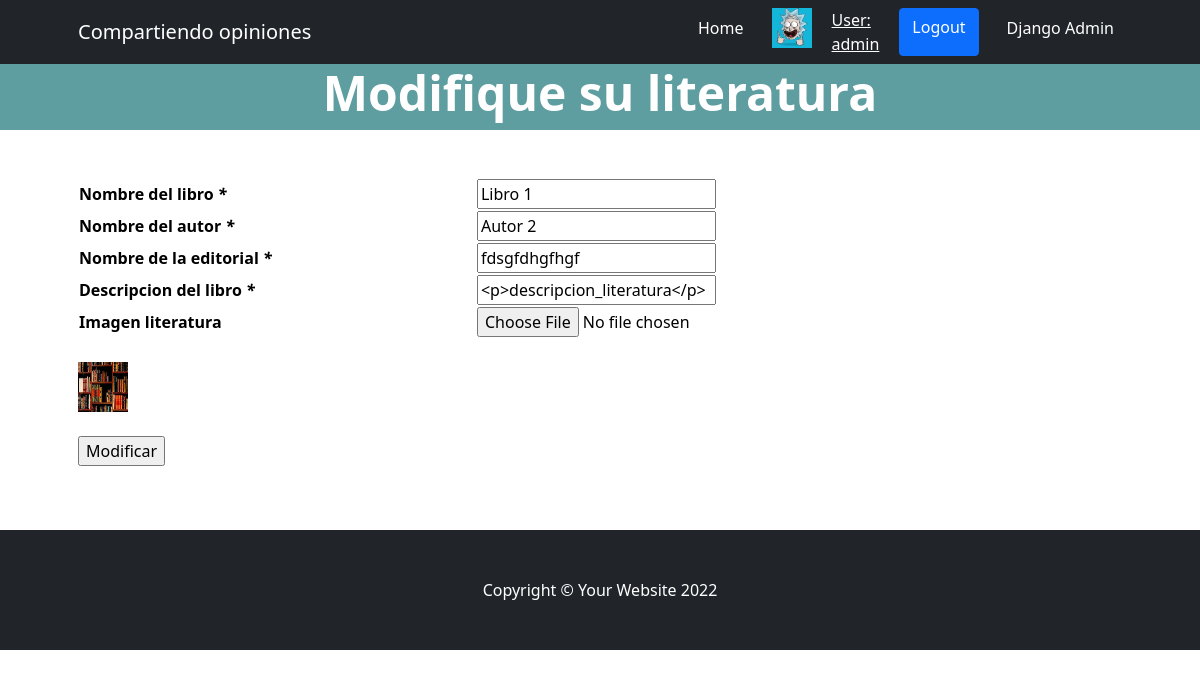
Screenshot of /TPFinal/Literatura/Modificar/1 (signed in) with the database file from the repository.
### UserCoder/models.py (models this page shows)
class Avatar(models.Model):
    user = models.OneToOneField(User, on_delete=models.CASCADE) # Delete profile when user is deleted
    avatar = models.ImageField(upload_to='avatares', null=True, blank=True)

### AppTPFinal/models.py (models this page shows, shortened)
class Literatura(models.Model):
    id_literatura = models.AutoField(primary_key=True)
    nombre_literatura = models.CharField(max_length=50)
    autor_literatura = models.CharField(max_length=50)
    editorial_literatura = models.CharField(max_length=50)
    descripcion_literatura = RichTextField(blank=True, null=True)
    username_literatura = models.CharField(max_length=50)
    fecha_creacion_literatura = models.DateTimeField(auto_now_add=True)

class ImagenLiteratura(models.Model):
    id_literatura = models.OneToOneField(Literatura, on_delete=models.CASCADE)
    imglit = models.ImageField(upload_to='literatura', null=True, blank=True)

### AppTPFinal/views.py (the view, shortened to what this page needs)
# urls.py: path('Literatura/Modificar/<int:id_literatura>', literatura_modificar, name='TPFinalLiteraturaModificar'),
@login_required()
def literatura_modificar(request, id_literatura):
    lit = Literatura.objects.get(id_literatura=id_literatura)
    literatura_form = Literatura_Form(initial={
        'nombre_literatura': lit.nombre_literatura,
        'autor_literatura': lit.autor_literatura,
        'editorial_literatura': lit.editorial_literatura,
        'descripcion_literatura': lit.descripcion_literatura,
        'username_literatura': lit.username_literatura
    }
    )
    contexto = {
        'formulariocargarliteratura': literatura_form,
        'literatura': lit,
    }
    return render(request, 'AppCoder/literatura/literaturamodificar.html', contexto)

### AppTPFinal/forms.py
class Literatura_Form(forms.Form):
    nombre_literatura = forms.CharField(max_length=50)
    autor_literatura = forms.CharField(max_length=50)
    editorial_literatura = forms.CharField(max_length=50)
    descripcion_literatura = forms.CharField(widget=CKEditorWidget())
    imglit = forms.ImageField(required=False)

### templates/AppCoder/literatura/literaturamodificar.html (shortened to what this page needs)
{% extends "index.html" %}
{% block bodytitleoptions %}
{% if user.is_authenticated %}
<a class="btn btn-primary" href="{% url 'UserCoderLogOut' %}"> Logout </a>
{% endif %}
{% endblock %}
{% block bodyheader %}
<h1 class="display-5 fw-bolder text-white mb-2">Modifique su literatura</h1>
{% endblock %}
{% block bodyoptions %}
<section>
    <div class="datos-usuario">
        <div class="container px-5 my-5">
            <div class="row gx-5">
                <form class="bodyoptionstittle" action="" method="post" enctype="multipart/form-data" novalidate>
                    <table style="width:100%">
                        {% for field in formulariocargarliteratura %}
                        <tr>
                            {% if field.label == "Nombre literatura" %}
                            <th>Nombre del libro <em>*</em></th>
                            {% endif %}
                            {% if field.label == "Autor literatura" %}
                            <th>Nombre del autor <em>*</em></th>
                            {% endif %}
                            {% if field.label == "Editorial literatura" %}
                            <th>Nombre de la editorial <em>*</em></th>
                            {% endif %}
                            {% if field.label == "Descripcion literatura" %}
                            <th>Descripcion del libro <em>*</em></th>
                            {% endif %}
                            {% if field.label == "Imglit" %}
                            <th>Imagen literatura</th>
                            {% endif %}
                            <th>{{ field }}</th>
                            <th>{{ field.media }}</th>
                        </tr>
                        {% endfor %}
                    </table>
                    <br>
                    {% if literatura.imagenliteratura.imglit.url != "" %}
                    <th><img src="{{ literatura.imagenliteratura.imglit.url }}" alt="" width="50px" height="50px"></th>
                    {% else %}
                    <td class="tddata"></td>
                    {% endif %}
                    <br> <br>
                    <p><input type="submit" value="Modificar" onclick="validate()"/></p>
                </form>
            </div>
        </div>
    </div>
</section>
{% endblock %}

### templates/index.html (shortened to what this page needs)
<!DOCTYPE html>
<html lang="en">
<head>
    {% load static %}
    <link href="https://cdn.jsdelivr.net/npm/bootstrap-icons@1.4.1/font/bootstrap-icons.css" rel="stylesheet"/>
    <link href="{% static 'AppCode/css/styles.css' %}" rel="stylesheet"/>
</head>
<body>
<nav class="navbar navbar-expand-lg navbar-dark bg-dark">
    <div class="container px-5">
        <a class="navbar-brand">Compartiendo opiniones</a>
        <div class="collapse navbar-collapse" id="navbarSupportedContent">
            <ul class="navbar-nav ms-auto mb-2 mb-lg-0">
                <li class="nav-item"><a class="nav-link active" aria-current="page" href="/TPFinal">Home</a>
                </li>
                <div class="space">
                </div>
                {% if request.user.is_authenticated %}
                    {% if request.user.avatar.avatar.url != "" %}
                    <img src="{{ request.user.avatar.avatar.url }}" alt="" width="40px" height="40px">
                    {% else %}
                    <td class="tddata"></td>
                    {% endif %}
                <div class="space">
                </div>
                <a style="color:white;" href="{% url 'TPFinalUsuariosModificar' user.username %}"> User: <br>{{ user.get_username }}</a>
                <div class="space">
                </div>
                {% endif %}
                {% block bodytitleoptions %}
                {% endblock %}
                <div class="space">
                </div>
                <li class="nav-item"><a class="nav-link active" aria-current="page" href="/admin">Django Admin</a>
                </li>
            </ul>
        </div>
    </div>
</nav>
<header class="bodyheader">
    <div class="container px-5">
        <div class="row gx-5 justify-content-center">
            <div class="col-lg-8">
                {% block bodyheader %}
                {% endblock %}
            </div>
        </div>
    </div>
</header>
{% block bodyoptions %}
{% endblock %}
<footer class="py-5 bg-dark">
    <div class="container px-5"><p class="m-0 text-center text-white">Copyright &copy; Your Website 2022</p></div>
</footer>
</body>
</html>

### templates/styles/styles.html (style rules this page uses)
.bodyheader { background-color:cadetblue; text-align: center; }
.space { width: 20px; height: auto; display: inline-block; }
.bodyoptionstittle { margin: auto; width: 420px; text-align: left; color:black; }

### rows the page displays
Literatura: formulariocargarliteratura "Libro 1" "Autor 2" "fdsgfdhgfhgf" "<p>descripcion_literatura</p>", imagenliteratura.imglit (picture)

### other values shown
{{ user.get_username }} "admin"
